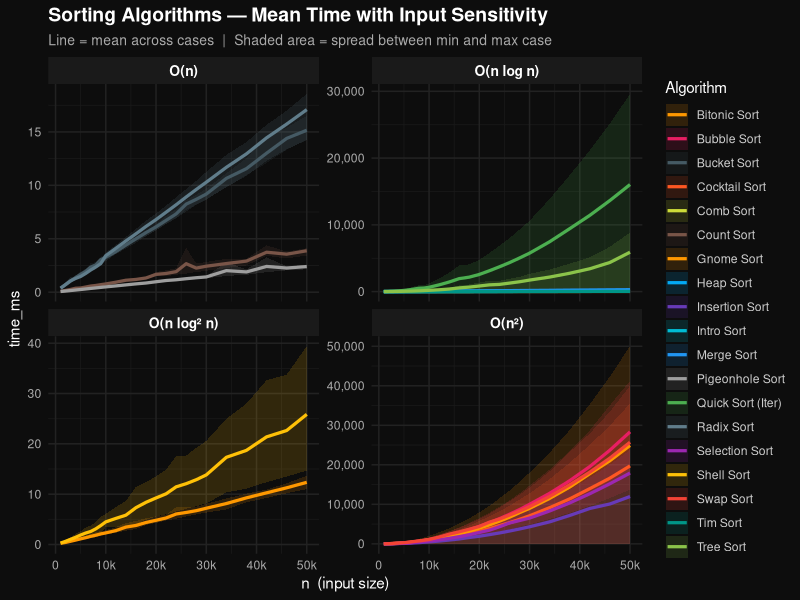
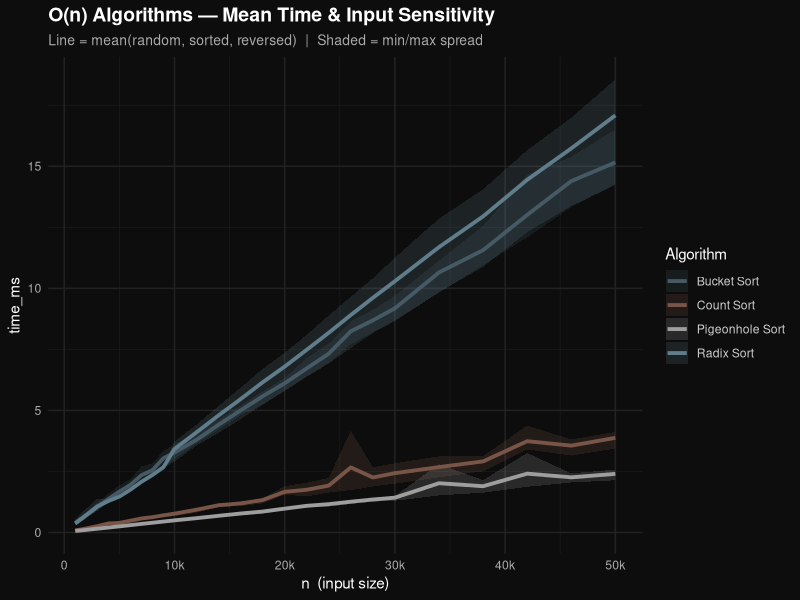
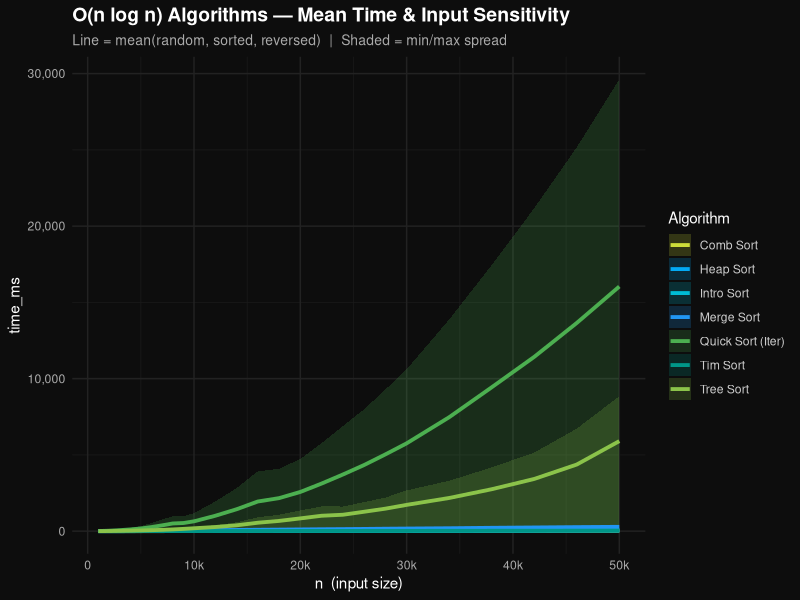
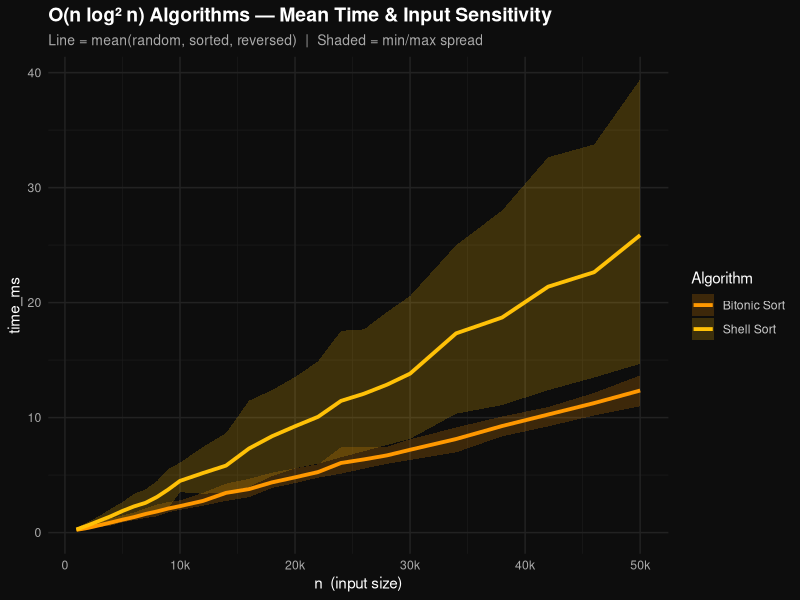
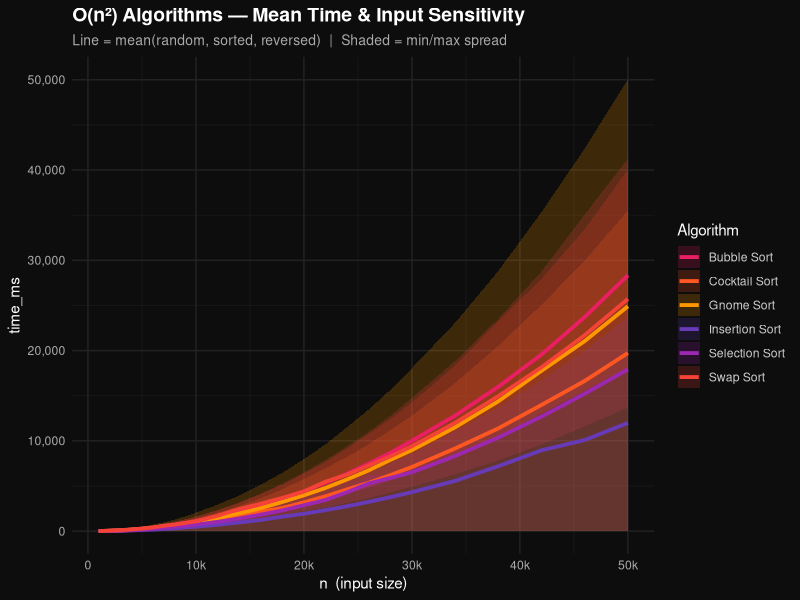
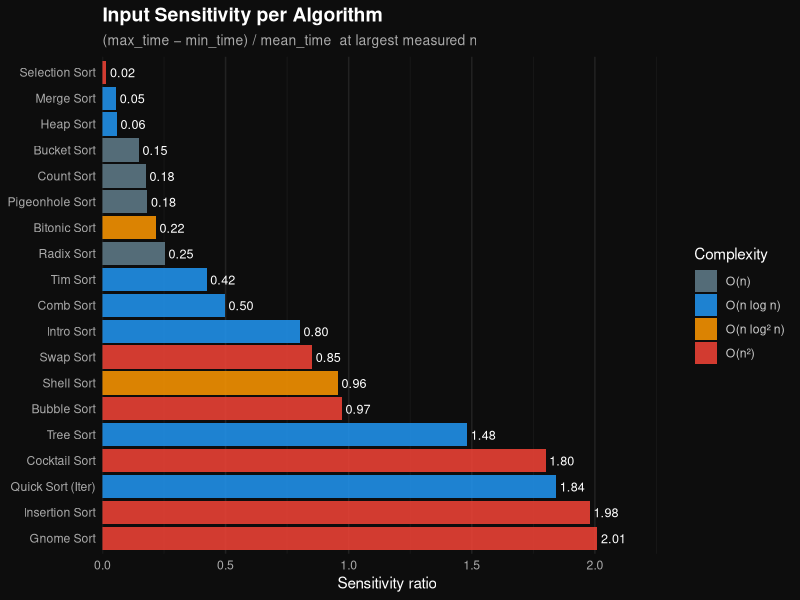
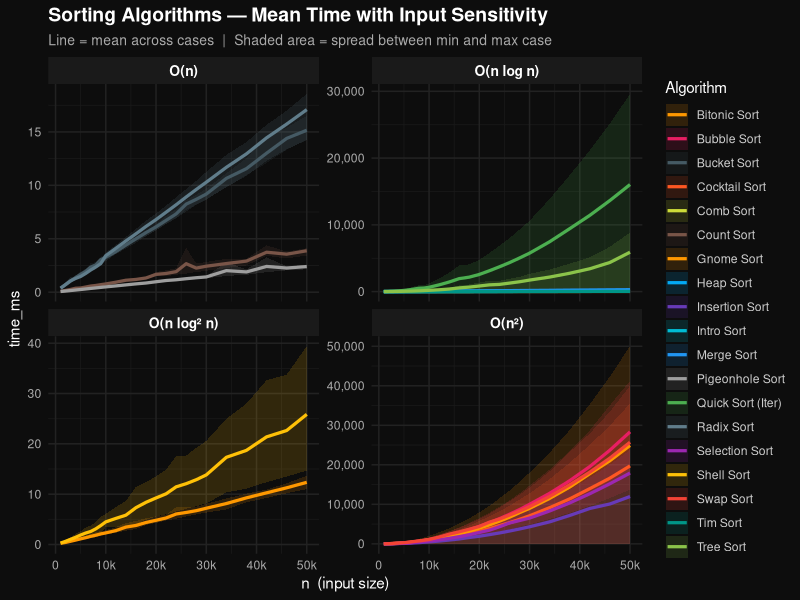
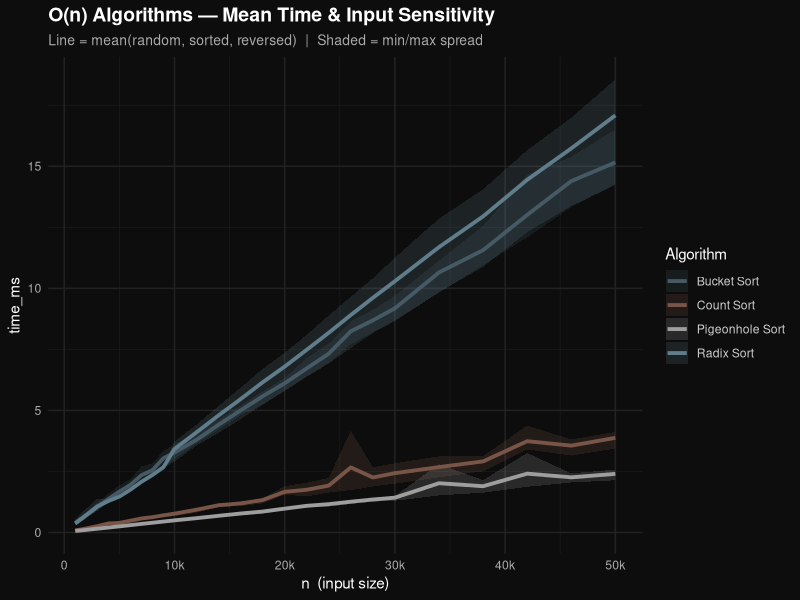

Source code (R) for these figures, in order:
# ─────────────────────────────────────────────────────────────────────────────
# Sorting Algorithms — Ribbon Plot Analysis
# Mean time across cases (random / sorted / reversed) with min/max shading
# ─────────────────────────────────────────────────────────────────────────────

library(ggplot2)
library(dplyr)
library(tidyr)

# ── 1. Load data ──────────────────────────────────────────────────────────────
# CSV is UTF-16 because it was generated via PowerShell pipe
df <- read.csv("sorting-results.csv", fileEncoding = "UTF-16LE", stringsAsFactors = FALSE)

# Quick check
cat("Rows loaded:", nrow(df), "\n")
cat("Algorithms :", paste(sort(unique(df$algorithm)), collapse = ", "), "\n")
cat("Cases      :", paste(sort(unique(df$case)), collapse = ", "), "\n")
cat("n range    :", min(df$n), "–", max(df$n), "\n\n")

# ── 2. Assign complexity class to each algorithm ──────────────────────────────
complexity_map <- c(
  "Swap Sort"         = "O(n²)",
  "Bubble Sort"       = "O(n²)",
  "Selection Sort"    = "O(n²)",
  "Insertion Sort"    = "O(n²)",
  "Cocktail Sort"     = "O(n²)",
  "Gnome Sort"        = "O(n²)",
  "Merge Sort"        = "O(n log n)",
  "Heap Sort"         = "O(n log n)",
  "Intro Sort"        = "O(n log n)",
  "Tim Sort"          = "O(n log n)",
  "Quick Sort (Rec)"  = "O(n log n)",
  "Quick Sort (Iter)" = "O(n log n)",
  "Tree Sort"         = "O(n log n)",
  "Comb Sort"         = "O(n log n)",
  "Shell Sort"        = "O(n log² n)",
  "Bitonic Sort"      = "O(n log² n)",
  "Count Sort"        = "O(n)",
  "Radix Sort"        = "O(n)",
  "Pigeonhole Sort"   = "O(n)",
  "Bucket Sort"       = "O(n)"
)

df$complexity <- complexity_map[df$algorithm]

# ── 3. Compute mean / min / max across cases per (algorithm, n) ───────────────
# Quick Sort (Rec) has only random — excluded from ribbon (only 1 case = no spread)
df_stats <- df %>%
  group_by(algorithm, complexity, n) %>%
  summarise(
    mean_time  = mean(time_ms),
    min_time   = min(time_ms),
    max_time   = max(time_ms),
    n_cases    = n(),
    .groups    = "drop"
  ) %>%
  filter(n_cases >= 2)   # need at least 2 cases for a meaningful ribbon

cat("Algorithms included in ribbon plots:\n")
print(sort(unique(df_stats$algorithm)))

# ── 4. Color palette (one color per algorithm) ────────────────────────────────
algo_colors <- c(
  "Swap Sort"         = "#F44336",
  "Bubble Sort"       = "#E91E63",
  "Selection Sort"    = "#9C27B0",
  "Insertion Sort"    = "#673AB7",
  "Cocktail Sort"     = "#FF5722",
  "Gnome Sort"        = "#FF9800",
  "Merge Sort"        = "#2196F3",
  "Heap Sort"         = "#03A9F4",
  "Intro Sort"        = "#00BCD4",
  "Tim Sort"          = "#009688",
  "Quick Sort (Iter)" = "#4CAF50",
  "Tree Sort"         = "#8BC34A",
  "Comb Sort"         = "#CDDC39",
  "Shell Sort"        = "#FFC107",
  "Bitonic Sort"      = "#FF9800",
  "Count Sort"        = "#795548",
  "Radix Sort"        = "#607D8B",
  "Pigeonhole Sort"   = "#9E9E9E",
  "Bucket Sort"       = "#455A64"
)

# ── 5. Shared theme ───────────────────────────────────────────────────────────
theme_sorting <- function() {
  theme_minimal(base_size = 11) +
    theme(
      plot.background    = element_rect(fill = "#0d0d0d", color = NA),
      panel.background   = element_rect(fill = "#0d0d0d", color = NA),
      panel.grid.major   = element_line(color = "#222222"),
      panel.grid.minor   = element_line(color = "#1a1a1a"),
      strip.background   = element_rect(fill = "#1a1a1a", color = NA),
      strip.text         = element_text(color = "white", face = "bold", size = 10),
      axis.text          = element_text(color = "#aaaaaa"),
      axis.title         = element_text(color = "white"),
      plot.title         = element_text(color = "white", face = "bold", size = 14),
      plot.subtitle      = element_text(color = "#aaaaaa", size = 10),
      legend.background  = element_rect(fill = "#0d0d0d", color = NA),
      legend.text        = element_text(color = "#cccccc"),
      legend.title       = element_text(color = "white"),
      legend.key         = element_rect(fill = "#0d0d0d", color = NA)
    )
}

fmt_n <- function(x) {
  ifelse(x >= 1000, paste0(x / 1000, "k"), as.character(x))
}

# ── 6. Plot: all complexity classes in one figure (faceted) ───────────────────
# Order complexity classes from fastest to slowest
df_stats$complexity <- factor(df_stats$complexity,
  levels = c("O(n)", "O(n log n)", "O(n log² n)", "O(n²)"))

p_all <- ggplot(df_stats, aes(x = n, color = algorithm, fill = algorithm)) +
  geom_ribbon(aes(ymin = min_time, ymax = max_time), alpha = 0.15, color = NA) +
  geom_line(aes(y = mean_time), linewidth = 1.1) +
  facet_wrap(~complexity, scales = "free_y", ncol = 2) +
  scale_color_manual(values = algo_colors, name = "Algorithm") +
  scale_fill_manual(values = algo_colors, name = "Algorithm") +
  scale_x_continuous(labels = fmt_n) +
  scale_y_continuous(labels = scales::comma) +
  labs(
    title    = "Sorting Algorithms — Mean Time with Input Sensitivity",
    subtitle = "Line = mean across cases  |  Shaded area = spread between min and max case",
    x        = "n  (input size)",
    y        = "time_ms"
  ) +
  theme_sorting()

print(p_all)
ggsave("ribbon_all_classes.png", p_all, width = 14, height = 10, dpi = 130,
       bg = "#0d0d0d")
cat("Saved: ribbon_all_classes.png\n")

# ── 7. Individual plots per complexity class ───────────────────────────────────
complexity_classes <- levels(df_stats$complexity)

for (cls in complexity_classes) {
  df_cls <- df_stats %>% filter(complexity == cls)

  p <- ggplot(df_cls, aes(x = n, color = algorithm, fill = algorithm)) +
    geom_ribbon(aes(ymin = min_time, ymax = max_time), alpha = 0.2, color = NA) +
    geom_line(aes(y = mean_time), linewidth = 1.3) +
    scale_color_manual(values = algo_colors, name = "Algorithm") +
    scale_fill_manual(values = algo_colors, name = "Algorithm") +
    scale_x_continuous(labels = fmt_n) +
    scale_y_continuous(labels = scales::comma) +
    labs(
      title    = paste0(cls, " Algorithms — Mean Time & Input Sensitivity"),
      subtitle = "Line = mean(random, sorted, reversed)  |  Shaded = min/max spread",
      x        = "n  (input size)",
      y        = "time_ms"
    ) +
    theme_sorting()

  print(p)

  # Clean filename: remove parentheses and spaces
  fname <- paste0("ribbon_", gsub("[^a-zA-Z0-9]", "_", cls), ".png")
  ggsave(fname, p, width = 12, height = 6, dpi = 130, bg = "#0d0d0d")
  cat("Saved:", fname, "\n")
}

# ── 8. Bonus: sensitivity plot ────────────────────────────────────────────────
# Shows how much each algorithm's time varies depending on input type
# Metric: (max_time - min_time) / mean_time  at the largest n available per algo

df_sensitivity <- df_stats %>%
  group_by(algorithm, complexity) %>%
  filter(n == max(n)) %>%
  mutate(sensitivity = (max_time - min_time) / mean_time) %>%
  ungroup() %>%
  arrange(desc(sensitivity))

df_sensitivity$algorithm <- factor(df_sensitivity$algorithm,
  levels = df_sensitivity$algorithm)

p_sens <- ggplot(df_sensitivity,
                 aes(x = algorithm, y = sensitivity, fill = complexity)) +
  geom_col(alpha = 0.85) +
  geom_text(aes(label = sprintf("%.2f", sensitivity)),
            hjust = -0.15, color = "white", size = 3.2) +
  coord_flip() +
  scale_fill_manual(values = c(
    "O(n)"       = "#607D8B",
    "O(n log n)" = "#2196F3",
    "O(n log² n)"= "#FF9800",
    "O(n²)"      = "#F44336"
  ), name = "Complexity") +
  scale_y_continuous(expand = expansion(mult = c(0, 0.15))) +
  labs(
    title    = "Input Sensitivity per Algorithm",
    subtitle = "(max_time − min_time) / mean_time  at largest measured n",
    x        = NULL,
    y        = "Sensitivity ratio"
  ) +
  theme_sorting() +
  theme(panel.grid.major.y = element_blank())

print(p_sens)
ggsave("ribbon_sensitivity.png", p_sens, width = 10, height = 8, dpi = 130,
       bg = "#0d0d0d")
cat("Saved: ribbon_sensitivity.png\n\n")
cat("Done! Files generated:\n")
cat("  ribbon_all_classes.png\n")
for (cls in complexity_classes) {
  cat("  ribbon_", gsub("[^a-zA-Z0-9]", "_", cls), ".png\n", sep = "")
}
cat("  ribbon_sensitivity.png\n")
# ── 9. Individual plot per algorithm ─────────────────────────────────────────
# One ribbon plot per algorithm showing all 3 cases as separate lines + ribbon

dir.create("individual", showWarnings = FALSE)

algorithms_list <- sort(unique(df$algorithm))

for (algo in algorithms_list) {
  df_algo <- df %>% filter(algorithm == algo)
  cls     <- unique(df_algo$complexity)
  color   <- algo_colors[algo]

  # Cases present for this algorithm
  cases_present <- unique(df_algo$case)

  # Per-case lines + overall ribbon (min/max across cases)
  df_ribbon <- df_algo %>%
    group_by(n) %>%
    summarise(
      mean_time = mean(time_ms),
      min_time  = min(time_ms),
      max_time  = max(time_ms),
      .groups   = "drop"
    )

  case_colors <- c(
    "random"   = "#2196F3",
    "sorted"   = "#4CAF50",
    "reversed" = "#F44336"
  )

  p <- ggplot() +
    # Ribbon: spread between min and max case
    geom_ribbon(
      data = df_ribbon,
      aes(x = n, ymin = min_time, ymax = max_time),
      fill = color, alpha = 0.2, color = NA
    ) +
    # Mean line
    geom_line(
      data = df_ribbon,
      aes(x = n, y = mean_time),
      color = color, linewidth = 1.4, linetype = "dashed"
    ) +
    # Individual case lines
    geom_line(
      data = df_algo,
      aes(x = n, y = time_ms, color = case),
      linewidth = 0.9
    ) +
    scale_color_manual(
      values = case_colors,
      name   = "Case",
      labels = c("random" = "Random", "sorted" = "Sorted", "reversed" = "Reversed")
    ) +
    scale_x_continuous(labels = fmt_n) +
    scale_y_continuous(labels = scales::comma) +
    labs(
      title    = paste0(algo, "  [", cls, "]  — Time per Case & Mean"),
      subtitle = "Solid lines = individual cases  |  Dashed = mean  |  Shaded = min/max spread",
      x        = "n  (input size)",
      y        = "time_ms"
    ) +
    theme_sorting()

  # Clean filename
  fname <- paste0("individual/", gsub("[^a-zA-Z0-9]", "_", algo), ".png")
  ggsave(fname, p, width = 10, height = 5, dpi = 130, bg = "#0d0d0d")
  cat("Saved:", fname, "\n")
}

cat("\nDone! Generated", length(algorithms_list), "individual plots in individual/\n")
